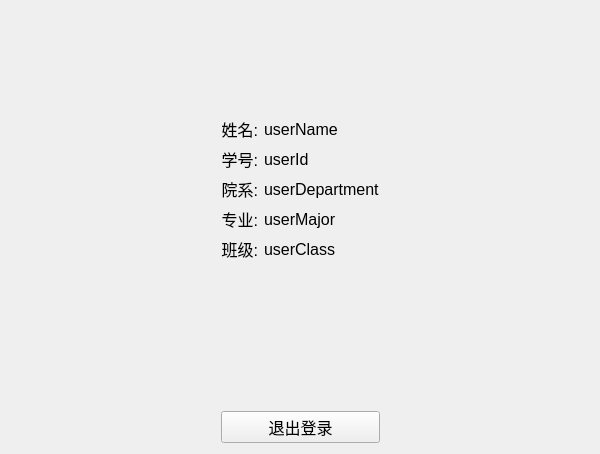
<?xml version="1.0" encoding="UTF-8"?>
<ui version="4.0">
 <class>userInfo</class>
 <widget class="QWidget" name="userInfo">
  <property name="geometry">
   <rect>
    <x>0</x>
    <y>0</y>
    <width>600</width>
    <height>454</height>
   </rect>
  </property>
  <property name="windowTitle">
   <string>Form</string>
  </property>
  <layout class="QGridLayout" name="gridLayout">
   <item row="3" column="1">
    <widget class="QLabel" name="userIdTxt">
     <property name="sizePolicy">
      <sizepolicy hsizetype="Preferred" vsizetype="Preferred">
       <horstretch>0</horstretch>
       <verstretch>0</verstretch>
      </sizepolicy>
     </property>
     <property name="font">
      <font>
       <pointsize>12</pointsize>
      </font>
     </property>
     <property name="text">
      <string>学号:</string>
     </property>
     <property name="alignment">
      <set>Qt::AlignmentFlag::AlignRight|Qt::AlignmentFlag::AlignTrailing|Qt::AlignmentFlag::AlignVCenter</set>
     </property>
    </widget>
   </item>
   <item row="2" column="3">
    <spacer name="horizontalSpacer">
     <property name="font">
      <font>
       <pointsize>12</pointsize>
      </font>
     </property>
     <property name="orientation">
      <enum>Qt::Orientation::Horizontal</enum>
     </property>
     <property name="sizeHint" stdset="0">
      <size>
       <width>40</width>
       <height>20</height>
      </size>
     </property>
    </spacer>
   </item>
   <item row="2" column="0">
    <spacer name="horizontalSpacer_2">
     <property name="font">
      <font>
       <pointsize>12</pointsize>
      </font>
     </property>
     <property name="orientation">
      <enum>Qt::Orientation::Horizontal</enum>
     </property>
     <property name="sizeHint" stdset="0">
      <size>
       <width>40</width>
       <height>20</height>
      </size>
     </property>
    </spacer>
   </item>
   <item row="6" column="1">
    <widget class="QLabel" name="classTxt">
     <property name="sizePolicy">
      <sizepolicy hsizetype="Preferred" vsizetype="Preferred">
       <horstretch>0</horstretch>
       <verstretch>0</verstretch>
      </sizepolicy>
     </property>
     <property name="font">
      <font>
       <pointsize>12</pointsize>
      </font>
     </property>
     <property name="text">
      <string>班级:</string>
     </property>
     <property name="alignment">
      <set>Qt::AlignmentFlag::AlignRight|Qt::AlignmentFlag::AlignTrailing|Qt::AlignmentFlag::AlignVCenter</set>
     </property>
    </widget>
   </item>
   <item row="5" column="2">
    <widget class="QLabel" name="userMajor">
     <property name="sizePolicy">
      <sizepolicy hsizetype="Preferred" vsizetype="Preferred">
       <horstretch>0</horstretch>
       <verstretch>0</verstretch>
      </sizepolicy>
     </property>
     <property name="font">
      <font>
       <pointsize>12</pointsize>
      </font>
     </property>
     <property name="text">
      <string>userMajor</string>
     </property>
     <property name="alignment">
      <set>Qt::AlignmentFlag::AlignLeading|Qt::AlignmentFlag::AlignLeft|Qt::AlignmentFlag::AlignVCenter</set>
     </property>
    </widget>
   </item>
   <item row="4" column="2">
    <widget class="QLabel" name="userDepartment">
     <property name="sizePolicy">
      <sizepolicy hsizetype="Preferred" vsizetype="Preferred">
       <horstretch>0</horstretch>
       <verstretch>0</verstretch>
      </sizepolicy>
     </property>
     <property name="font">
      <font>
       <pointsize>12</pointsize>
      </font>
     </property>
     <property name="text">
      <string>userDepartment</string>
     </property>
     <property name="alignment">
      <set>Qt::AlignmentFlag::AlignLeading|Qt::AlignmentFlag::AlignLeft|Qt::AlignmentFlag::AlignVCenter</set>
     </property>
    </widget>
   </item>
   <item row="8" column="2">
    <spacer name="verticalSpacer">
     <property name="font">
      <font>
       <pointsize>12</pointsize>
      </font>
     </property>
     <property name="orientation">
      <enum>Qt::Orientation::Vertical</enum>
     </property>
     <property name="sizeHint" stdset="0">
      <size>
       <width>20</width>
       <height>40</height>
      </size>
     </property>
    </spacer>
   </item>
   <item row="6" column="2">
    <widget class="QLabel" name="userClass">
     <property name="sizePolicy">
      <sizepolicy hsizetype="Preferred" vsizetype="Preferred">
       <horstretch>0</horstretch>
       <verstretch>0</verstretch>
      </sizepolicy>
     </property>
     <property name="font">
      <font>
       <pointsize>12</pointsize>
      </font>
     </property>
     <property name="text">
      <string>userClass</string>
     </property>
     <property name="alignment">
      <set>Qt::AlignmentFlag::AlignLeading|Qt::AlignmentFlag::AlignLeft|Qt::AlignmentFlag::AlignVCenter</set>
     </property>
    </widget>
   </item>
   <item row="2" column="1">
    <widget class="QLabel" name="userNameTxt">
     <property name="sizePolicy">
      <sizepolicy hsizetype="Preferred" vsizetype="Preferred">
       <horstretch>0</horstretch>
       <verstretch>0</verstretch>
      </sizepolicy>
     </property>
     <property name="maximumSize">
      <size>
       <width>120</width>
       <height>16777215</height>
      </size>
     </property>
     <property name="font">
      <font>
       <pointsize>12</pointsize>
      </font>
     </property>
     <property name="text">
      <string>姓名:</string>
     </property>
     <property name="alignment">
      <set>Qt::AlignmentFlag::AlignRight|Qt::AlignmentFlag::AlignTrailing|Qt::AlignmentFlag::AlignVCenter</set>
     </property>
    </widget>
   </item>
   <item row="4" column="1">
    <widget class="QLabel" name="yuanxiTxt">
     <property name="sizePolicy">
      <sizepolicy hsizetype="Preferred" vsizetype="Preferred">
       <horstretch>0</horstretch>
       <verstretch>0</verstretch>
      </sizepolicy>
     </property>
     <property name="font">
      <font>
       <pointsize>12</pointsize>
      </font>
     </property>
     <property name="text">
      <string>院系:</string>
     </property>
     <property name="alignment">
      <set>Qt::AlignmentFlag::AlignRight|Qt::AlignmentFlag::AlignTrailing|Qt::AlignmentFlag::AlignVCenter</set>
     </property>
    </widget>
   </item>
   <item row="2" column="2">
    <widget class="QLabel" name="userName">
     <property name="sizePolicy">
      <sizepolicy hsizetype="Preferred" vsizetype="Preferred">
       <horstretch>0</horstretch>
       <verstretch>0</verstretch>
      </sizepolicy>
     </property>
     <property name="font">
      <font>
       <pointsize>12</pointsize>
      </font>
     </property>
     <property name="text">
      <string>userName</string>
     </property>
     <property name="alignment">
      <set>Qt::AlignmentFlag::AlignLeading|Qt::AlignmentFlag::AlignLeft|Qt::AlignmentFlag::AlignVCenter</set>
     </property>
    </widget>
   </item>
   <item row="7" column="1" colspan="2">
    <widget class="QLabel" name="messageShow">
     <property name="sizePolicy">
      <sizepolicy hsizetype="Ignored" vsizetype="Preferred">
       <horstretch>0</horstretch>
       <verstretch>0</verstretch>
      </sizepolicy>
     </property>
     <property name="font">
      <font>
       <pointsize>10</pointsize>
      </font>
     </property>
     <property name="text">
      <string/>
     </property>
     <property name="alignment">
      <set>Qt::AlignmentFlag::AlignCenter</set>
     </property>
     <property name="wordWrap">
      <bool>true</bool>
     </property>
    </widget>
   </item>
   <item row="5" column="1">
    <widget class="QLabel" name="major">
     <property name="sizePolicy">
      <sizepolicy hsizetype="Preferred" vsizetype="Preferred">
       <horstretch>0</horstretch>
       <verstretch>0</verstretch>
      </sizepolicy>
     </property>
     <property name="font">
      <font>
       <pointsize>12</pointsize>
      </font>
     </property>
     <property name="text">
      <string>专业:</string>
     </property>
     <property name="alignment">
      <set>Qt::AlignmentFlag::AlignRight|Qt::AlignmentFlag::AlignTrailing|Qt::AlignmentFlag::AlignVCenter</set>
     </property>
    </widget>
   </item>
   <item row="3" column="2">
    <widget class="QLabel" name="userId">
     <property name="sizePolicy">
      <sizepolicy hsizetype="Preferred" vsizetype="Preferred">
       <horstretch>0</horstretch>
       <verstretch>0</verstretch>
      </sizepolicy>
     </property>
     <property name="font">
      <font>
       <pointsize>12</pointsize>
      </font>
     </property>
     <property name="text">
      <string>userId</string>
     </property>
     <property name="alignment">
      <set>Qt::AlignmentFlag::AlignLeading|Qt::AlignmentFlag::AlignLeft|Qt::AlignmentFlag::AlignVCenter</set>
     </property>
    </widget>
   </item>
   <item row="0" column="1" rowspan="2" colspan="2">
    <widget class="QLabel" name="userAvatar">
     <property name="sizePolicy">
      <sizepolicy hsizetype="Expanding" vsizetype="Expanding">
       <horstretch>0</horstretch>
       <verstretch>0</verstretch>
      </sizepolicy>
     </property>
     <property name="minimumSize">
      <size>
       <width>100</width>
       <height>100</height>
      </size>
     </property>
     <property name="font">
      <font>
       <pointsize>12</pointsize>
      </font>
     </property>
     <property name="text">
      <string/>
     </property>
    </widget>
   </item>
   <item row="10" column="1" colspan="2">
    <widget class="QPushButton" name="loginOut_button">
     <property name="minimumSize">
      <size>
       <width>0</width>
       <height>30</height>
      </size>
     </property>
     <property name="font">
      <font>
       <pointsize>12</pointsize>
      </font>
     </property>
     <property name="text">
      <string>退出登录</string>
     </property>
    </widget>
   </item>
  </layout>
 </widget>
 <resources/>
 <connections/>
</ui>
